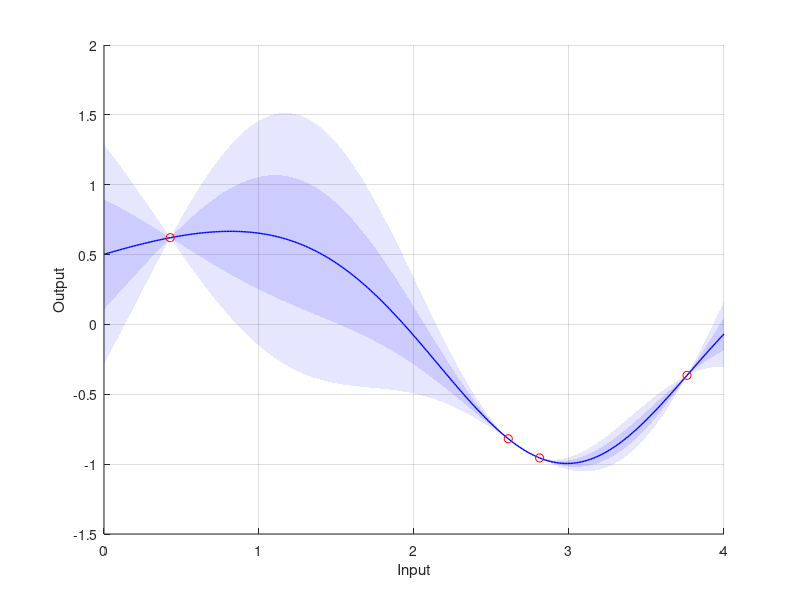

The MATLAB source for this figure:
% This file contains all the scripts for Chapter 1 of the Gaussian process regression thesis. 
% To use it, make sure that the Matlab directory is set to the directory of this file. Then first run this block, which initializes many parameters. Subsequently, you can run any block within
% this file separately, or you can just run them all together, for instance by pressing F5 or calling Chapter1 from the Matlab command.

% We set up the workspace, ready for executing scripts.
clear all; % Empty the workspace.
clc; % Empty the command window.
exportFigs = 0; % Do we export figures? 0 for no, 1 (or anything else) for yes.
useColor = 1; % Should we set up plots for colored output (1) or black-and-white output (0)?
addpath('../ExportFig'); % We add the functions for exporting figures.

%% Figure 1.1.
% We define data.
lf = 1; % This is the output length scale.
lx = 1; % This is the input length scale.
sfh = 0.001; % This is the output noise scale.
xMin = 0; % This is the minimum value for x.
xMax = 4; % This is the maximum value for x.
nm = 4; % This is the number of measurements we will do.
rng(14, 'twister'); % We fix the random number generator to a state which I know works well, so we always get the same useful outcome.

% We set up input points and measurement data.
Xs = xMin:0.01:xMax; % These are the trial points.
Xm = xMin + rand(1,nm)*(xMax - xMin); % These are the measurement points.
fmh = sin(xMin + Xm*(2*pi)/(xMax - xMin))' + sfh*randn(size(Xm))'; % These are the measurement values, corrupted by noise.
rng('shuffle'); % And we unfix the random number generator again.

% We now set up the (squared exponential) covariance matrix and related terms.
nm = size(Xm,2); % This is the number of measurement points.
ns = size(Xs,2); % This is the number of trial points.
X = [Xm,Xs]; % We merge the measurement and trial points.
n = size(X,2); % This is the number of points.
diff = repmat(X,n,1) - repmat(X',1,n); % This is matrix containing differences between input points.
K = lf^2*exp(-1/2*diff.^2/lf^2); % This is the covariance matrix. It contains the covariances of each combination of points.
Kmm = K(1:nm,1:nm);
Kms = K(1:nm,nm+1:end);
Ksm = Kms';
Kss = K(nm+1:end,nm+1:end);
Sfh = sfh^2*eye(nm); % This is the noise covariance matrix.
mm = zeros(nm,1); % This is the mean vector m(Xm). We assume a zero mean function.
ms = zeros(ns,1); % This is the mean vector m(Xs). We assume a zero mean function.

% Next, we apply GP regression.
mPost = ms + Ksm/(Kmm + Sfh)*(fmh - mm); % This is the posterior mean vector.
SPost = Kss - Ksm/(Kmm + Sfh)*Kms; % This is the posterior covariance matrix.
sPost = sqrt(diag(SPost)); % These are the posterior standard deviations.

% We set up the GP plot.
figure(1);
clf(1);
hold on;
grid on;
xlabel('Input');
ylabel('Output');
if useColor == 0
	patch([Xs, fliplr(Xs)],[mPost-2*sPost; flipud(mPost+2*sPost)], 1, 'FaceColor', [1,1,1]*0.9, 'EdgeColor', 'none'); % This is the grey area in the plot.
	patch([Xs, fliplr(Xs)],[mPost-sPost; flipud(mPost+sPost)], 1, 'FaceColor', [1,1,1]*0.8, 'EdgeColor', 'none'); % This is the grey area in the plot.
	set(gca, 'layer', 'top'); % We make sure that the grid lines and axes are above the grey area.
	plot(Xs, mPost, 'k-', 'LineWidth', 1); % We plot the mean line.
	plot(Xm, fmh, 'ko'); % We plot the measurement points.
else
	patch([Xs, fliplr(Xs)],[mPost-2*sPost; flipud(mPost+2*sPost)], 1, 'FaceColor', [0.9,0.9,1], 'EdgeColor', 'none'); % This is the grey area in the plot.
	patch([Xs, fliplr(Xs)],[mPost-sPost; flipud(mPost+sPost)], 1, 'FaceColor', [0.8,0.8,1], 'EdgeColor', 'none'); % This is the grey area in the plot.
	set(gca, 'layer', 'top'); % We make sure that the grid lines and axes are above the grey area.
	plot(Xs, mPost, 'b-', 'LineWidth', 1); % We plot the mean line.
	plot(Xm, fmh, 'ro'); % We plot the measurement points.
end
if exportFigs ~= 0
	export_fig('GPRegressionExample.png','-transparent');
end